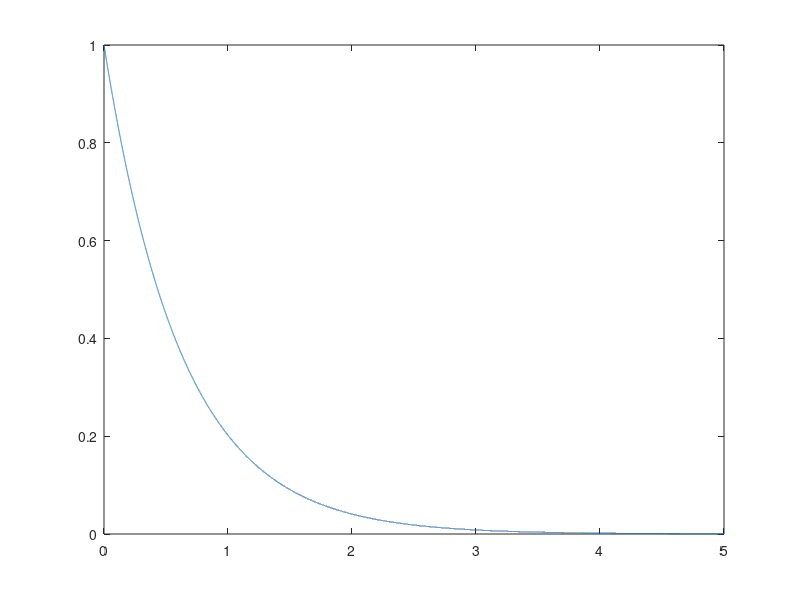

MATLAB code for this plot:
%% Simulation part 1 CTTV
clc;clear;close all;
%% Time steps:
Step = 0.0001;
T_end = 5;
t = 0:Step:T_end;
%% Variable
s = cell(1,length(t));
u = cell(1,length(t));
%% Parameters
M = 5000;
Tf = 5;
%% Initial value
s{1} = 1;
W_a_initial = [-1.0675 0.7242 -0.9484 1.1355 -0.7161 -1.3115 0.4865 0.9666];
Y_a_initial = [0.6565 -1.0053 0.5934 -0.2612 0.4904 0.6533 0.0286 -0.9361;
               -0.0492 0.2452 0.0217 0.0655 -0.0372 0.2163 -0.5248 0.2955]';
b_a_initial = [1.5045 -0.2904 0.8204 0.1544 1.0847 -1.5262 0.4379 1.0963]';
%% Simulation
for i = 1:length(t)
    u{i} = -2*s{i}-0.2*sin(0.3*t(i)*s{i})*s{i};
    if i == length(t)
        break
    end
    %% Update state
    s{i+1} = s{i} + Step*(0.2*(2+sin(0.3*t(i)*s{i}))*s{i}+u{i});
end

s_m = cell2mat(s);
plot(t,s_m);